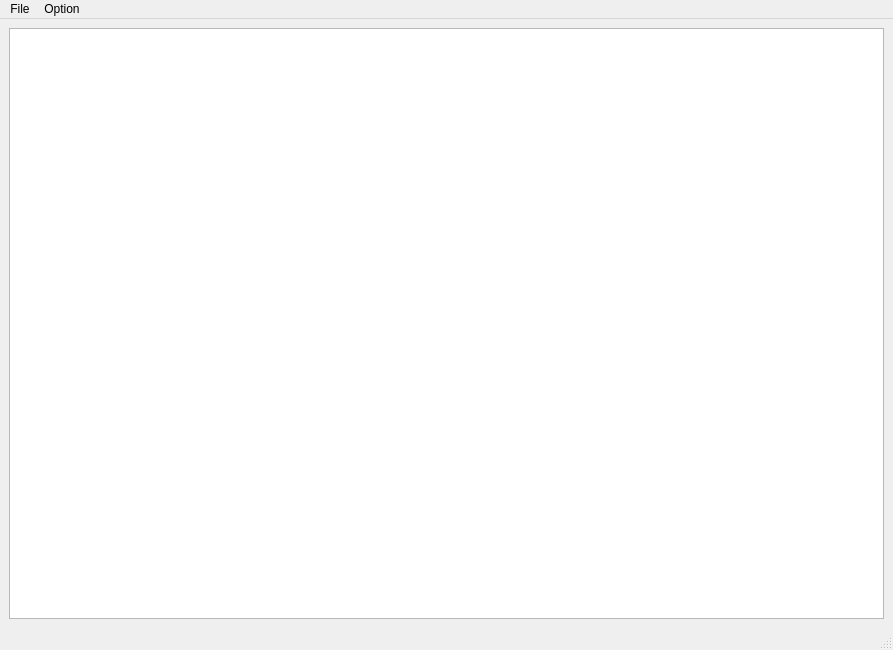
<?xml version="1.0" encoding="UTF-8"?>
<ui version="4.0">
 <class>MainWindow</class>
 <widget class="QMainWindow" name="MainWindow">
  <property name="geometry">
   <rect>
    <x>0</x>
    <y>0</y>
    <width>893</width>
    <height>650</height>
   </rect>
  </property>
  <property name="font">
   <font>
    <family>Arial</family>
   </font>
  </property>
  <property name="windowTitle">
   <string>MainWindow</string>
  </property>
  <widget class="QWidget" name="centralwidget">
   <layout class="QGridLayout" name="gridLayout">
    <item row="0" column="0">
     <widget class="QPlainTextEdit" name="plainTextEdit">
      <property name="lineWrapMode">
       <enum>QPlainTextEdit::NoWrap</enum>
      </property>
     </widget>
    </item>
   </layout>
  </widget>
  <widget class="QMenuBar" name="menubar">
   <property name="geometry">
    <rect>
     <x>0</x>
     <y>0</y>
     <width>893</width>
     <height>27</height>
    </rect>
   </property>
   <widget class="QMenu" name="menuFile">
    <property name="title">
     <string>File</string>
    </property>
    <addaction name="actionOpen"/>
    <addaction name="actionSave"/>
    <addaction name="actionClose"/>
   </widget>
   <widget class="QMenu" name="menuOption">
    <property name="title">
     <string>Option</string>
    </property>
    <widget class="QMenu" name="menuFond">
     <property name="title">
      <string>Fond</string>
     </property>
     <addaction name="action12pt"/>
     <addaction name="action18pt"/>
     <addaction name="action24pt"/>
    </widget>
    <addaction name="menuFond"/>
   </widget>
   <addaction name="menuFile"/>
   <addaction name="menuOption"/>
  </widget>
  <widget class="QStatusBar" name="statusbar"/>
  <action name="actionOpen">
   <property name="text">
    <string>Open</string>
   </property>
   <property name="font">
    <font>
     <family>Arial</family>
    </font>
   </property>
  </action>
  <action name="actionSave">
   <property name="text">
    <string>Save</string>
   </property>
  </action>
  <action name="actionClose">
   <property name="text">
    <string>Close</string>
   </property>
  </action>
  <action name="action12pt">
   <property name="text">
    <string>12pt</string>
   </property>
  </action>
  <action name="action18pt">
   <property name="text">
    <string>18pt</string>
   </property>
  </action>
  <action name="action24pt">
   <property name="text">
    <string>24pt</string>
   </property>
  </action>
 </widget>
 <resources/>
 <connections/>
</ui>
